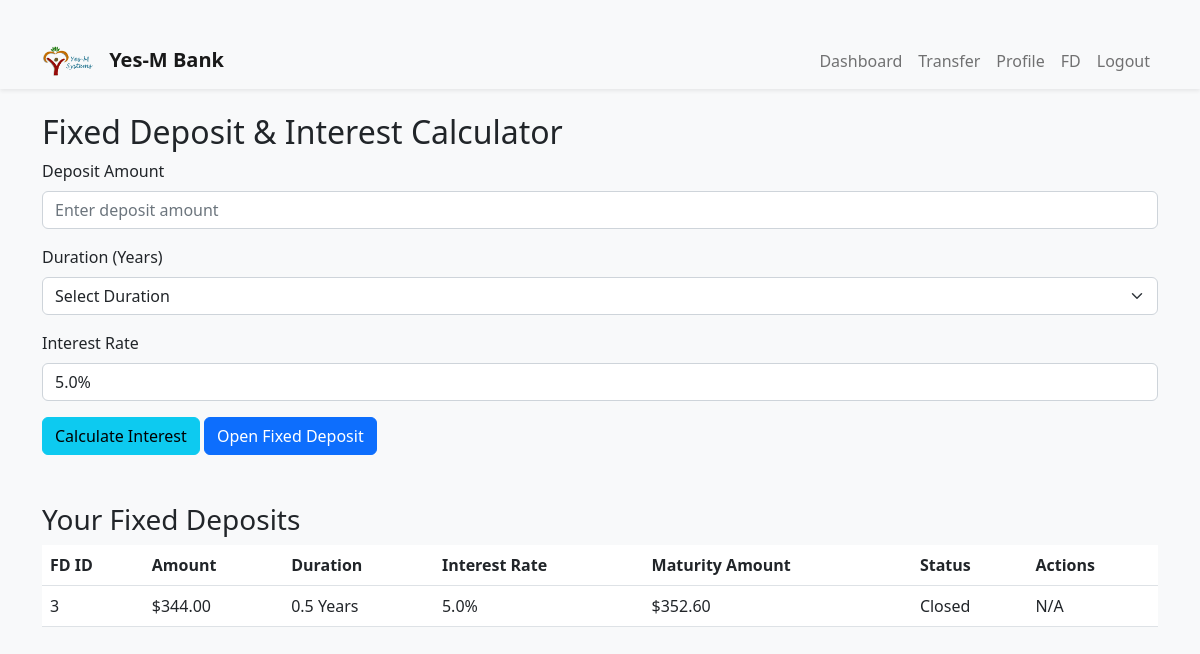
/fixeddeposit/ (signed in), run on the app's committed database.
### app/models.py (models this page shows)
class FixedDeposit(db.Model):
    id = db.Column(db.Integer, primary_key=True)
    user_id = db.Column(db.Integer, db.ForeignKey('user.id'), nullable=False)
    amount = db.Column(db.Float, nullable=False)
    duration = db.Column(db.Float, nullable=False)
    interest_rate = db.Column(db.Float, nullable=False)
    maturity_amount = db.Column(db.Float, nullable=False)
    status = db.Column(db.String(20), default="Active")
    created_at = db.Column(db.DateTime, default=datetime.utcnow)

### app/fixeddeposit.py (the view, shortened to what this page needs)
@fixeddeposit_bp.route("/", methods=["GET", "POST"])
@login_required
def fixeddeposit():
    calculated_maturity = None
    interest_rate = 5.0  # Fixed interest rate, could also come from config
    fixed_deposits = FixedDeposit.query.filter_by(user_id=current_user.id).all()
    return render_template("fixeddeposit.html", fixed_deposits=fixed_deposits, calculated_maturity=calculated_maturity)

### app/models.py (called while the page is built)
@login_manager.user_loader
def load_user(user_id):
    return User.query.get(int(user_id))

### templates/fixeddeposit.html (shortened to what this page needs)
{% extends "base.html" %}
{% block content %}
<h2>Fixed Deposit & Interest Calculator</h2>
<form method="POST" action="{{ url_for('fixeddeposit.fixeddeposit') }}">
  <div class="mb-3">
    <label for="fd-amount" class="form-label">Deposit Amount</label>
    <input type="number" class="form-control" id="fd-amount" name="fd_amount" placeholder="Enter deposit amount" required>
  </div>
  <div class="mb-3">
    <label for="fd-duration" class="form-label">Duration (Years)</label>
    <select class="form-select" id="fd-duration" name="fd_duration" required>
      <option value="">Select Duration</option>
    </select>
  </div>
  <div class="mb-3">
    <label class="form-label">Interest Rate</label>
    <input type="text" class="form-control" id="fd-interest-rate" value="5.0%" readonly>
  </div>
  <div class="mb-3">
    <button type="submit" name="calculate" value="calculate" class="btn btn-info">Calculate Interest</button>
    <button type="submit" name="open" value="open" class="btn btn-primary">Open Fixed Deposit</button>
  </div>
</form>
<h3 class="mt-5">Your Fixed Deposits</h3>
<table class="table table-hover">
  <thead>
    <tr>
      <th>FD ID</th>
      <th>Amount</th>
      <th>Duration</th>
      <th>Interest Rate</th>
      <th>Maturity Amount</th>
      <th>Status</th>
      <th>Actions</th>
    </tr>
  </thead>
  <tbody>
    {% for fd in fixed_deposits %}
    <tr>
      <td>{{ fd.id }}</td>
      <td>${{ "{:,.2f}".format(fd.amount) }}</td>
      <td>{{ fd.duration }} Years</td>
      <td>{{ fd.interest_rate }}%</td>
      <td>${{ "{:,.2f}".format(fd.maturity_amount) }}</td>
      <td>{{ fd.status }}</td>
      <td>
        {% if fd.status == "Active" %}
        <form method="POST" action="{{ url_for('fixeddeposit.close_fixeddeposit', fd_id=fd.id) }}">
          <button type="submit" class="btn btn-danger btn-sm">Close FD</button>
        </form>
        {% else %}
        N/A
        {% endif %}
      </td>
    </tr>
    {% endfor %}
  </tbody>
</table>
{% endblock %}

### static/css/styles.css (style rules this page uses)
body { background-color: #f8f9fa; }
table { background-color: #ffffff; }

### templates/base.html (style rules this page uses)
body { background-color: #f8f9fa; }

### data on the page
FixedDeposit: id "3", amount "344.00", duration "0.5", interest_rate "5.0", maturity_amount "352.60", status "Closed", shows "N/A"

### other printed values
{{ config.SITE_NAME or "Yes-M Bank" }} "Yes-M Bank"
